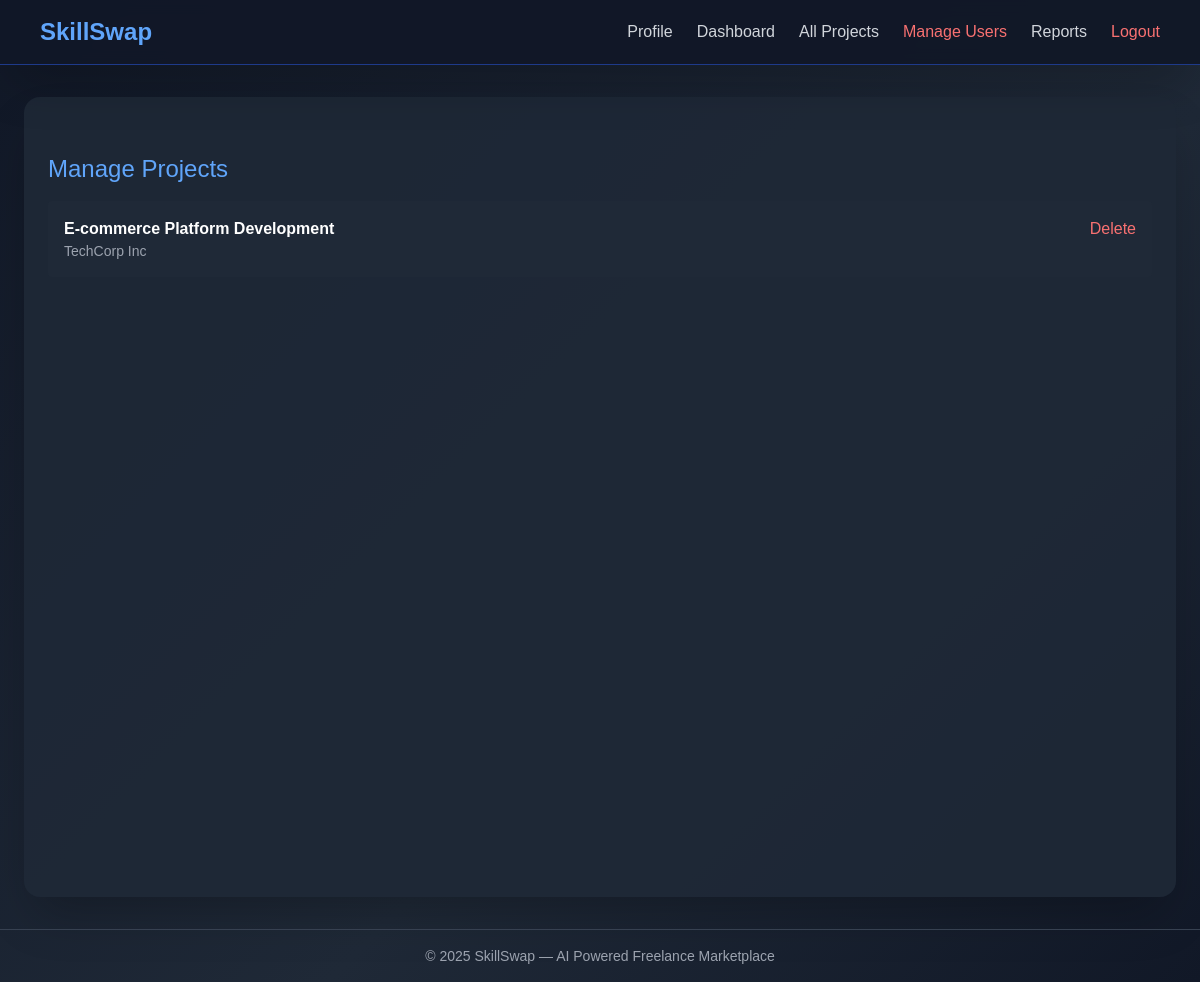
Screenshot of /user/admin/manage_projects.php (signed in) with the database file from the repository.
### tables this page shows
CREATE TABLE projects (
    project_id INT PRIMARY KEY AUTO_INCREMENT,
    client_id INT NOT NULL,
    title VARCHAR(200) NOT NULL,
    description TEXT NOT NULL,
    project_type ENUM('fixed', 'hourly') NOT NULL,
    budget_low DECIMAL(10,2) NOT NULL,
    budget_high DECIMAL(10,2) NOT NULL,
    deadline DATE NOT NULL,
    status ENUM('draft', 'posted', 'in_progress', 'completed', 'cancelled') DEFAULT 'draft',
    ai_matching_enabled BOOLEAN DEFAULT TRUE,
    escrow_required BOOLEAN DEFAULT TRUE,
    created_at TIMESTAMP DEFAULT CURRENT_TIMESTAMP,
    updated_at TIMESTAMP DEFAULT CURRENT_TIMESTAMP ON UPDATE CURRENT_TIMESTAMP,
    FOREIGN KEY (client_id) REFERENCES clients(client_id) ON DELETE CASCADE
);

CREATE TABLE clients (
    client_id INT PRIMARY KEY AUTO_INCREMENT,
    user_id INT UNIQUE NOT NULL,
    company_name VARCHAR(100) NOT NULL,
    company_size ENUM('startup', 'small', 'medium', 'large', 'enterprise'),
    industry VARCHAR(100),
    website VARCHAR(255),
    total_spent DECIMAL(12,2) DEFAULT 0,
    total_projects_posted INT DEFAULT 0,
    FOREIGN KEY (user_id) REFERENCES users(user_id) ON DELETE CASCADE
);

### user/admin/manage_projects.php (the view, shortened to what this page needs)
<?php
$db = new Database(); $conn = $db->connect();
$result = $conn->query('SELECT p.*, c.company_name FROM projects p JOIN clients c ON p.client_id = c.client_id ORDER BY p.created_at DESC');
$projects = $result ? $result->fetch_all(MYSQLI_ASSOC) : [];
include __DIR__ . '/../../includes/header.php';
?>
<div class="max-w-6xl mx-auto mt-8">
  <h2 class="text-2xl text-blue-400 mb-4">Manage Projects</h2>
  <?php foreach($projects as $p): ?>
    <div class="bg-gray-800 p-4 rounded mb-3">
      <div class="flex justify-between"><div><strong class="text-white"><?= htmlspecialchars($p['title']) ?></strong><div class="text-gray-400 text-sm"><?= htmlspecialchars($p['company_name']) ?></div></div><div><a class="text-red-400" href="manage_projects.php?delete=1&pid=<?= $p['project_id'] ?>">Delete</a></div></div>
    </div>
  <?php endforeach; ?>
</div>
<?php include __DIR__ . '/../../includes/footer.php'; ?>

### assets/css/style.css (style rules this page uses)
body { font-family: 'Poppins', sans-serif; }

### includes/header.php (style rules this page uses)
body { background: linear-gradient(135deg, #111827 0%, #1f2937 60%, #111827 100%); min-height: 100vh; }

### rows the page displays
projects: title "E-commerce Platform Development", client.company_name "TechCorp Inc"
